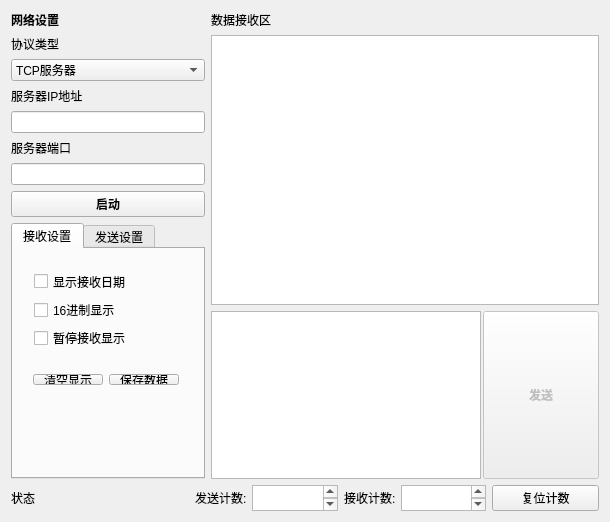
<?xml version="1.0" encoding="UTF-8"?>
<ui version="4.0">
 <class>Widget</class>
 <widget class="QWidget" name="Widget">
  <property name="geometry">
   <rect>
    <x>0</x>
    <y>0</y>
    <width>610</width>
    <height>522</height>
   </rect>
  </property>
  <property name="windowTitle">
   <string>Widget</string>
  </property>
  <layout class="QGridLayout" name="gridLayout_5" columnstretch="3,6">
   <item row="0" column="1">
    <layout class="QGridLayout" name="gridLayout_4" rowstretch="7,0,4">
     <item row="0" column="0">
      <layout class="QVBoxLayout" name="verticalLayout_4">
       <item>
        <widget class="QLabel" name="label_8">
         <property name="lineWidth">
          <number>1</number>
         </property>
         <property name="text">
          <string>数据接收区</string>
         </property>
         <property name="textFormat">
          <enum>Qt::AutoText</enum>
         </property>
        </widget>
       </item>
       <item>
        <widget class="QTextBrowser" name="dataReceive"/>
       </item>
      </layout>
     </item>
     <item row="1" column="0">
      <layout class="QHBoxLayout" name="horizontalLayout_3">
       <property name="spacing">
        <number>4</number>
       </property>
       <property name="sizeConstraint">
        <enum>QLayout::SetMinimumSize</enum>
       </property>
      </layout>
     </item>
     <item row="2" column="0">
      <layout class="QHBoxLayout" name="horizontalLayout_2" stretch="7,3">
       <property name="spacing">
        <number>2</number>
       </property>
       <item>
        <widget class="QTextEdit" name="textEdit">
         <property name="sizePolicy">
          <sizepolicy hsizetype="Ignored" vsizetype="Ignored">
           <horstretch>0</horstretch>
           <verstretch>0</verstretch>
          </sizepolicy>
         </property>
         <property name="html">
          <string>&lt;!DOCTYPE HTML PUBLIC &quot;-//W3C//DTD HTML 4.0//EN&quot; &quot;http://www.w3.org/TR/REC-html40/strict.dtd&quot;&gt;
&lt;html&gt;&lt;head&gt;&lt;meta name=&quot;qrichtext&quot; content=&quot;1&quot; /&gt;&lt;style type=&quot;text/css&quot;&gt;
p, li { white-space: pre-wrap; }
&lt;/style&gt;&lt;/head&gt;&lt;body style=&quot; font-family:'Ubuntu'; font-size:11pt; font-weight:400; font-style:normal;&quot;&gt;
&lt;p style=&quot;-qt-paragraph-type:empty; margin-top:0px; margin-bottom:0px; margin-left:0px; margin-right:0px; -qt-block-indent:0; text-indent:0px;&quot;&gt;&lt;br /&gt;&lt;/p&gt;&lt;/body&gt;&lt;/html&gt;</string>
         </property>
        </widget>
       </item>
       <item>
        <widget class="QPushButton" name="sendBtn">
         <property name="enabled">
          <bool>false</bool>
         </property>
         <property name="sizePolicy">
          <sizepolicy hsizetype="MinimumExpanding" vsizetype="MinimumExpanding">
           <horstretch>0</horstretch>
           <verstretch>0</verstretch>
          </sizepolicy>
         </property>
         <property name="font">
          <font>
           <weight>75</weight>
           <bold>true</bold>
          </font>
         </property>
         <property name="cursor">
          <cursorShape>ArrowCursor</cursorShape>
         </property>
         <property name="text">
          <string>发送</string>
         </property>
        </widget>
       </item>
      </layout>
     </item>
    </layout>
   </item>
   <item row="1" column="0" colspan="2">
    <layout class="QGridLayout" name="gridLayout_3" columnstretch="1,2,2,4,4,3">
     <item row="0" column="3">
      <layout class="QGridLayout" name="gridLayout" columnstretch="4,6">
       <property name="horizontalSpacing">
        <number>0</number>
       </property>
       <item row="0" column="0">
        <widget class="QLabel" name="label_6">
         <property name="lineWidth">
          <number>1</number>
         </property>
         <property name="text">
          <string>发送计数: </string>
         </property>
         <property name="textFormat">
          <enum>Qt::AutoText</enum>
         </property>
        </widget>
       </item>
       <item row="0" column="1">
        <widget class="QTextBrowser" name="textBrowser">
         <property name="sizePolicy">
          <sizepolicy hsizetype="Ignored" vsizetype="Ignored">
           <horstretch>0</horstretch>
           <verstretch>0</verstretch>
          </sizepolicy>
         </property>
         <property name="html">
          <string>&lt;!DOCTYPE HTML PUBLIC &quot;-//W3C//DTD HTML 4.0//EN&quot; &quot;http://www.w3.org/TR/REC-html40/strict.dtd&quot;&gt;
&lt;html&gt;&lt;head&gt;&lt;meta name=&quot;qrichtext&quot; content=&quot;1&quot; /&gt;&lt;style type=&quot;text/css&quot;&gt;
p, li { white-space: pre-wrap; }
&lt;/style&gt;&lt;/head&gt;&lt;body style=&quot; font-family:'Ubuntu'; font-size:11pt; font-weight:400; font-style:normal;&quot;&gt;
&lt;p style=&quot;-qt-paragraph-type:empty; margin-top:0px; margin-bottom:0px; margin-left:0px; margin-right:0px; -qt-block-indent:0; text-indent:0px;&quot;&gt;&lt;br /&gt;&lt;/p&gt;&lt;/body&gt;&lt;/html&gt;</string>
         </property>
        </widget>
       </item>
      </layout>
     </item>
     <item row="0" column="1">
      <spacer name="horizontalSpacer">
       <property name="orientation">
        <enum>Qt::Horizontal</enum>
       </property>
       <property name="sizeHint" stdset="0">
        <size>
         <width>40</width>
         <height>20</height>
        </size>
       </property>
      </spacer>
     </item>
     <item row="0" column="4">
      <layout class="QGridLayout" name="gridLayout_2" columnstretch="4,6">
       <property name="horizontalSpacing">
        <number>0</number>
       </property>
       <item row="0" column="0">
        <widget class="QLabel" name="label_7">
         <property name="lineWidth">
          <number>1</number>
         </property>
         <property name="text">
          <string>接收计数:</string>
         </property>
         <property name="textFormat">
          <enum>Qt::AutoText</enum>
         </property>
        </widget>
       </item>
       <item row="0" column="1">
        <widget class="QTextBrowser" name="textBrowser_2">
         <property name="sizePolicy">
          <sizepolicy hsizetype="Ignored" vsizetype="Ignored">
           <horstretch>0</horstretch>
           <verstretch>0</verstretch>
          </sizepolicy>
         </property>
         <property name="html">
          <string>&lt;!DOCTYPE HTML PUBLIC &quot;-//W3C//DTD HTML 4.0//EN&quot; &quot;http://www.w3.org/TR/REC-html40/strict.dtd&quot;&gt;
&lt;html&gt;&lt;head&gt;&lt;meta name=&quot;qrichtext&quot; content=&quot;1&quot; /&gt;&lt;style type=&quot;text/css&quot;&gt;
p, li { white-space: pre-wrap; }
&lt;/style&gt;&lt;/head&gt;&lt;body style=&quot; font-family:'Ubuntu'; font-size:11pt; font-weight:400; font-style:normal;&quot;&gt;
&lt;p style=&quot;-qt-paragraph-type:empty; margin-top:0px; margin-bottom:0px; margin-left:0px; margin-right:0px; -qt-block-indent:0; text-indent:0px;&quot;&gt;&lt;br /&gt;&lt;/p&gt;&lt;/body&gt;&lt;/html&gt;</string>
         </property>
        </widget>
       </item>
      </layout>
     </item>
     <item row="0" column="5">
      <widget class="QPushButton" name="pushButton_4">
       <property name="text">
        <string>复位计数</string>
       </property>
      </widget>
     </item>
     <item row="0" column="0">
      <widget class="QLabel" name="label_5">
       <property name="lineWidth">
        <number>1</number>
       </property>
       <property name="text">
        <string>状态</string>
       </property>
       <property name="textFormat">
        <enum>Qt::AutoText</enum>
       </property>
      </widget>
     </item>
     <item row="0" column="2">
      <spacer name="horizontalSpacer_2">
       <property name="orientation">
        <enum>Qt::Horizontal</enum>
       </property>
       <property name="sizeHint" stdset="0">
        <size>
         <width>40</width>
         <height>20</height>
        </size>
       </property>
      </spacer>
     </item>
    </layout>
   </item>
   <item row="0" column="0">
    <layout class="QVBoxLayout" name="verticalLayout_3">
     <item>
      <layout class="QVBoxLayout" name="verticalLayout_2">
       <item>
        <widget class="QLabel" name="label">
         <property name="enabled">
          <bool>true</bool>
         </property>
         <property name="font">
          <font>
           <weight>75</weight>
           <bold>true</bold>
          </font>
         </property>
         <property name="lineWidth">
          <number>1</number>
         </property>
         <property name="text">
          <string>网络设置</string>
         </property>
         <property name="textFormat">
          <enum>Qt::AutoText</enum>
         </property>
        </widget>
       </item>
       <item>
        <widget class="QLabel" name="label_2">
         <property name="text">
          <string>协议类型</string>
         </property>
        </widget>
       </item>
       <item>
        <widget class="QComboBox" name="protocolCombox">
         <item>
          <property name="text">
           <string>TCP服务器</string>
          </property>
         </item>
         <item>
          <property name="text">
           <string>TCP客户端</string>
          </property>
         </item>
         <item>
          <property name="text">
           <string>UDP客户端</string>
          </property>
         </item>
        </widget>
       </item>
       <item>
        <widget class="QLabel" name="label_3">
         <property name="text">
          <string>服务器IP地址</string>
         </property>
        </widget>
       </item>
       <item>
        <widget class="QLineEdit" name="IPaddr"/>
       </item>
       <item>
        <widget class="QLabel" name="label_4">
         <property name="text">
          <string>服务器端口</string>
         </property>
        </widget>
       </item>
       <item>
        <widget class="QLineEdit" name="Port"/>
       </item>
      </layout>
     </item>
     <item>
      <widget class="QPushButton" name="connectBtn">
       <property name="font">
        <font>
         <weight>75</weight>
         <bold>true</bold>
        </font>
       </property>
       <property name="text">
        <string>启动</string>
       </property>
      </widget>
     </item>
     <item>
      <widget class="QTabWidget" name="tabWidget">
       <property name="currentIndex">
        <number>0</number>
       </property>
       <widget class="QWidget" name="tab">
        <attribute name="title">
         <string>接收设置</string>
        </attribute>
        <widget class="QWidget" name="layoutWidget">
         <property name="geometry">
          <rect>
           <x>9</x>
           <y>114</y>
           <width>168</width>
           <height>33</height>
          </rect>
         </property>
         <layout class="QHBoxLayout" name="horizontalLayout">
          <item>
           <widget class="QPushButton" name="clearMsgBtn">
            <property name="text">
             <string>清空显示</string>
            </property>
           </widget>
          </item>
          <item>
           <widget class="QPushButton" name="pushButton_2">
            <property name="text">
             <string>保存数据</string>
            </property>
           </widget>
          </item>
         </layout>
        </widget>
        <widget class="QWidget" name="layoutWidget">
         <property name="geometry">
          <rect>
           <x>10</x>
           <y>10</y>
           <width>117</width>
           <height>101</height>
          </rect>
         </property>
         <layout class="QVBoxLayout" name="verticalLayout">
          <item>
           <widget class="QCheckBox" name="checkBox">
            <property name="text">
             <string>显示接收日期</string>
            </property>
           </widget>
          </item>
          <item>
           <widget class="QCheckBox" name="checkBox_2">
            <property name="text">
             <string>16进制显示</string>
            </property>
           </widget>
          </item>
          <item>
           <widget class="QCheckBox" name="checkBox_3">
            <property name="text">
             <string>暂停接收显示</string>
            </property>
           </widget>
          </item>
         </layout>
        </widget>
       </widget>
       <widget class="QWidget" name="tab_2">
        <attribute name="title">
         <string>发送设置</string>
        </attribute>
        <widget class="QComboBox" name="clientCombox">
         <property name="geometry">
          <rect>
           <x>15</x>
           <y>34</y>
           <width>151</width>
           <height>31</height>
          </rect>
         </property>
        </widget>
       </widget>
      </widget>
     </item>
    </layout>
   </item>
  </layout>
 </widget>
 <layoutdefault spacing="6" margin="11"/>
 <resources/>
 <connections/>
</ui>
